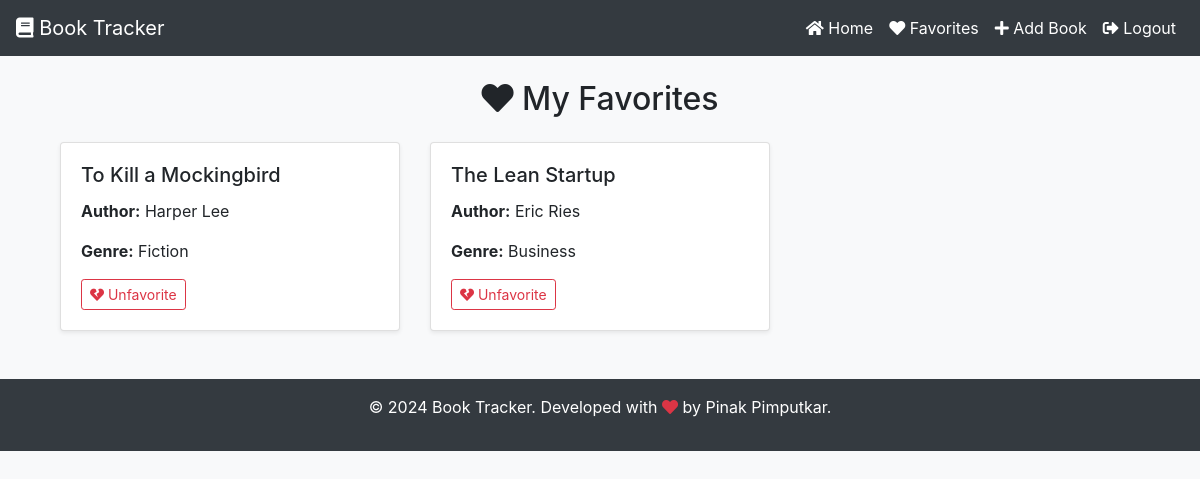
The page /favorites/ (signed in) on the database its author committed.
### books/models.py (models this page shows)
class Book(models.Model):
    STATUS_CHOICES = [
        ('R', 'Read'),
        ('CR', 'Currently Reading'),
        ('WR', 'Want to Read'),
    ]
    title = models.CharField(max_length=200)
    author = models.CharField(max_length=200)
    genre = models.CharField(max_length=100)
    status = models.CharField(max_length=2, choices=STATUS_CHOICES, default='WR')
    date_added = models.DateTimeField(auto_now_add=True)
    date_started = models.DateField(null=True, blank=True)
    date_finished = models.DateField(null=True, blank=True)
    progress = models.CharField(max_length=100, blank=True, null=True, help_text="E.g., '50% completed' or 'Chapter 5 of 20'")
    favorited_by = models.ManyToManyField(User, related_name="favorite_books", blank=True)

### books/views.py (the view)
# urls.py: path('favorites/', favorites_list, name='favorites_list'),
@login_required
def favorites_list(request):
    favorite_books = request.user.favorite_books.all()
    return render(request, 'favorites_list.html', {'books': favorite_books})

### templates/favorites_list.html (shortened to what this page needs)
{% extends 'base.html' %}
{% block content %}
<div class="container mt-4">
    <h2 class="text-center mb-4"><i class="fas fa-heart"></i> My Favorites</h2>
    <div class="row">
        {% for book in books %}
            <div class="col-md-4">
                <div class="card mb-4 shadow-sm">
                    <div class="card-body">
                        <h5 class="card-title">{{ book.title }}</h5>
                        <p class="card-text"><strong>Author:</strong> {{ book.author }}</p>
                        <p class="card-text"><strong>Genre:</strong> {{ book.genre }}</p>
                        <form action="{% url 'toggle_favorite' book.id %}" method="post">
                            <button type="submit" class="btn btn-outline-danger btn-sm"><i class="fas fa-heart-broken"></i> Unfavorite</button>
                        </form>
                    </div>
                </div>
            </div>
        {% empty %}
            <div class="col-12 text-center">
                <p>No favorites yet. <a href="{% url 'book_list' %}">Browse books</a>.</p>
            </div>
        {% endfor %}
    </div>
</div>
{% endblock %}

### templates/base.html (style rules this page uses)
body { background-color: #f8f9fa; }

### rows shown on the page
Book: title "To Kill a Mockingbird", author "Harper Lee", genre "Fiction"
Book: title "The Lean Startup", author "Eric Ries", genre "Business"
